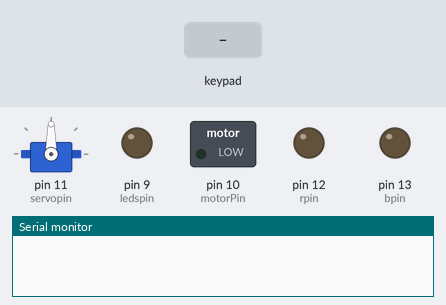
The sketch below on a simulated Arduino Uno, built with avr-gcc and run on an emulated ATmega328P. Shown: servo, switched loads named in the sketch (green lamp = pin HIGH), output pins drawn as LEDs (lit = HIGH), the last lines printed to the serial monitor. Inputs (shaded band) come from the test bench.

Above: at 1.2 s.
1.3 s: key '6' pressed
4.3 s: keypad keys 2 3 4 5 # pressed 0.4 s apart
At 6.2 s:
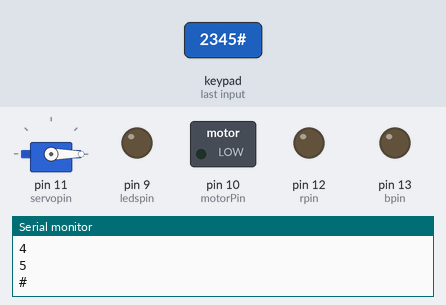
7.8 s: keypad keys 1 3 9 7 * pressed 0.4 s apart
At 10.0 s:
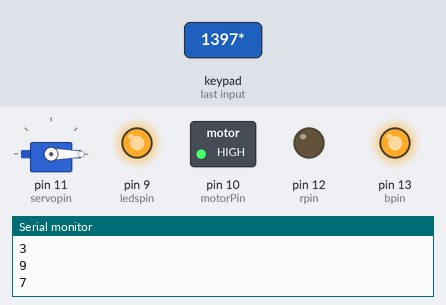
12.8 s: key '4' pressed
At 13.1 s:
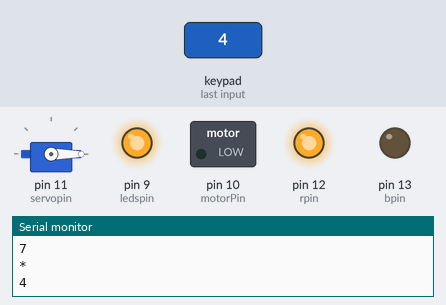
14.3 s: key '7' pressed
At 15.4 s:
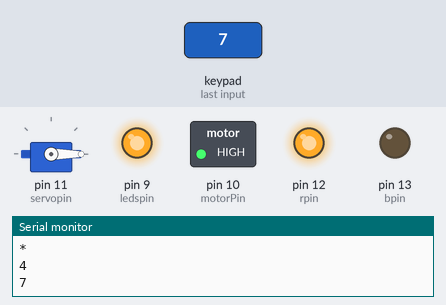
17.3 s: keypad keys 6 7 8 pressed 0.4 s apart
At 17.76 s:
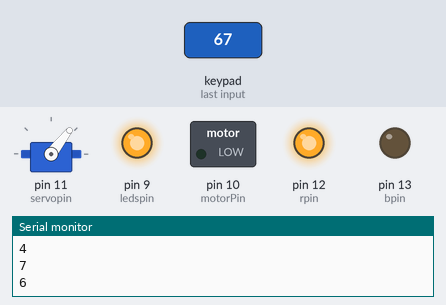
Timing chart, 0 to 24.7 s (numbered marks = the images above; inputs shaded):
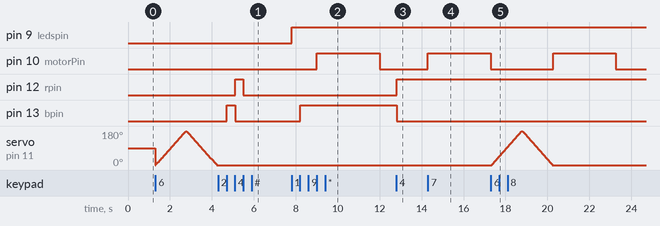

Measured:
- after the input at 4.3 s, pin 12 (rpin): LOW → HIGH after 0.81 s, → LOW 0.39 s later; pin 13 (bpin): LOW → HIGH after 0.41 s, → LOW 0.40 s later
- after the input at 7.8 s, pin 9 (ledspin): LOW → HIGH at once; pin 10 (motorPin): LOW → HIGH after 1.2 s, → LOW 3.0 s later; pin 13 (bpin): LOW → HIGH after 0.41 s
- after the input at 12.8 s, pin 12 (rpin): LOW → HIGH at once; pin 13 (bpin): HIGH → LOW at once
- after the input at 14.3 s, pin 10 (motorPin): LOW → HIGH at once
- after the input at 17.3 s, servo on pin 11 (servopin): rises from 0° to 180° in 1.4 s, then falls to 0° in 1.5 s

The sketch:

arduino-keypad-new-2.ino
```cpp
//---include keypad and servo libraries ------------------------------//
 #include <Keypad.h>
 #include <Servo.h>

//---setting up keypad ------------------------------//
const byte ROWS = 4; // Four rows
const byte COLS = 3; // Three columns

char keys[ROWS][COLS] = { // Define the Keymap
  {'1','2','3'},
  {'4','5','6'},
  {'7','8','9'},
  {'*','0','#'}
};

byte rowPins[ROWS] = {2,3,4,5};
byte colPins[COLS] = {6,7,8};

Keypad kpd = Keypad(makeKeymap(keys), rowPins, colPins, ROWS, COLS);

//---define------------------------------//
Servo myservo;

#define bpin 13
#define rpin 12
#define servopin 11
#define motorPin 10
#define ledspin 9

//---setup ------------------------------//
void setup(){
  pinMode(ledspin,OUTPUT);
  pinMode(motorPin, OUTPUT);
  pinMode(bpin, OUTPUT);
  pinMode(rpin, OUTPUT);
  myservo.attach(servopin);

  Serial.begin(9600);
}

void loop(){

  char key = kpd.getKey();
  if(key)
  {
    Serial.println(key);
    switch(key)
    {

      case '7':

        analogWrite(motorPin, 255);
        delay(3000);
        analogWrite(motorPin, 0);
      break;

      //-- 1 -- start/stop the game
      case '1':
        digitalWrite(ledspin, HIGH);
      break;

      case '2':
        digitalWrite(ledspin, LOW);
      break;

         //-- 2 -- move the mouth
      case '3':
        digitalWrite(bpin, HIGH);
        digitalWrite(rpin, LOW);
      break;

      case '4':
        digitalWrite(rpin, HIGH);
        digitalWrite(bpin, LOW);
      break;

      case '5':
        digitalWrite(rpin,LOW);
        digitalWrite(bpin,LOW);
      break;


      case '6':
        int pos = 0;

        for (pos = 0; pos <= 180; pos += 1){
          myservo.write(pos);
          delay(8);
        }
        for (pos = 180; pos >= 0; pos -= 1){
          myservo.write(pos);
          delay(8);
        }
      break;


    }
  }
}
```
